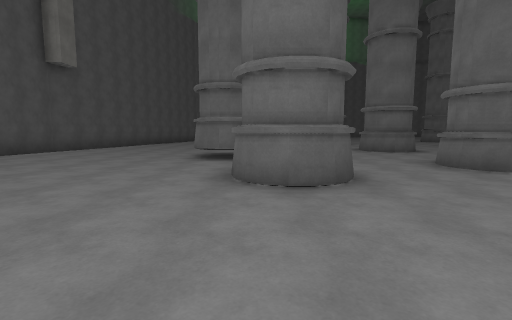
view 1 (above)

16 first-person views from a walk through a Unity game level. The camera is 1.4 m above the floor, tilts 6° down and sees 85° across. The floor is counted in squares, 2 m on a side. Each view is taken from the middle of a square. On the plan, view 1 faces up. The plan holds only what a view shows up to about 9 squares ahead; the rest is blank. The place goes on beyond the plan. Surface patterns are stand-ins for the level's own textures.

view 2
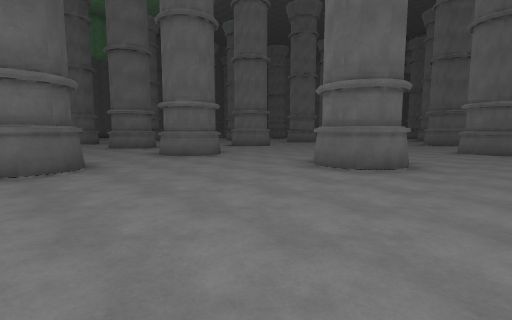

view 3
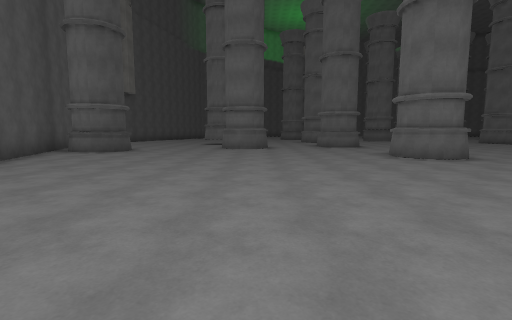

view 4
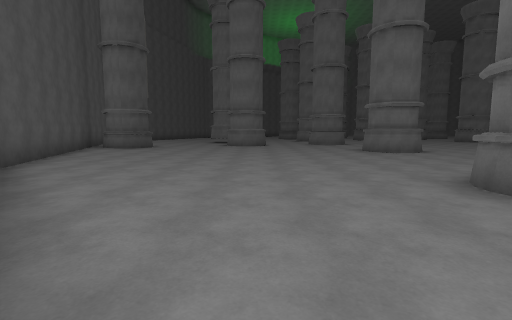

view 5
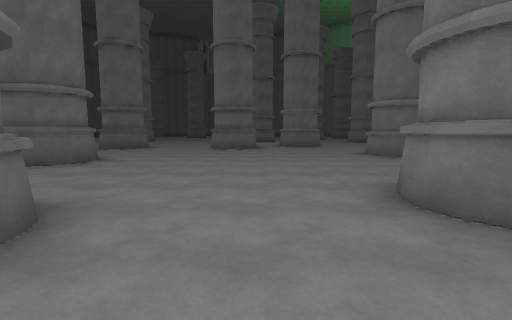

view 6
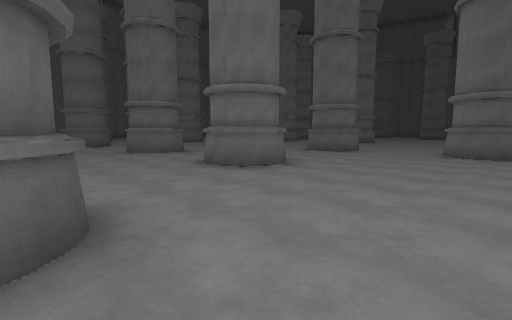

view 7
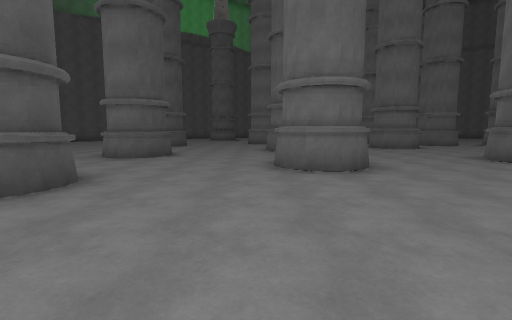

view 8
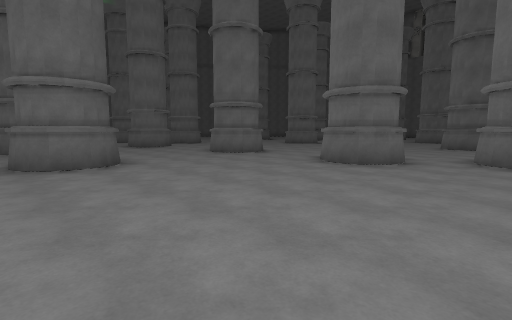

view 9
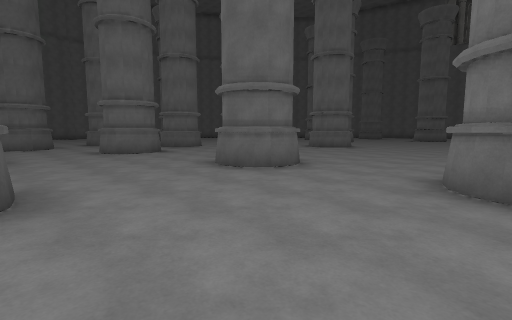

view 10
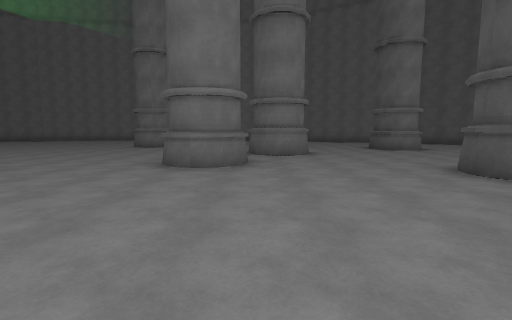

view 11
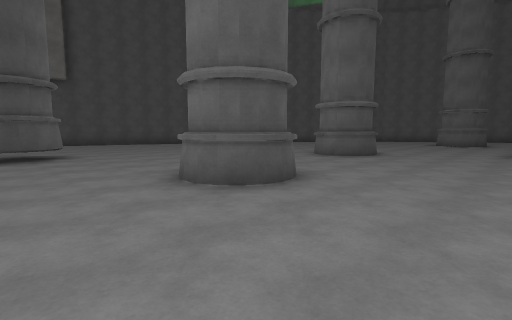

view 12
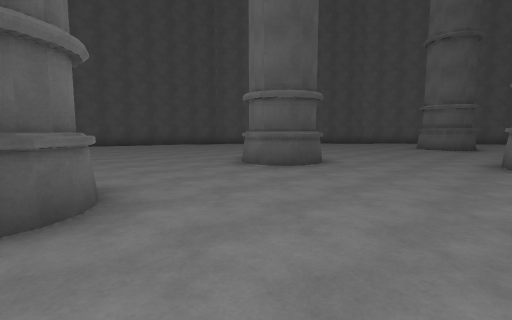

view 13
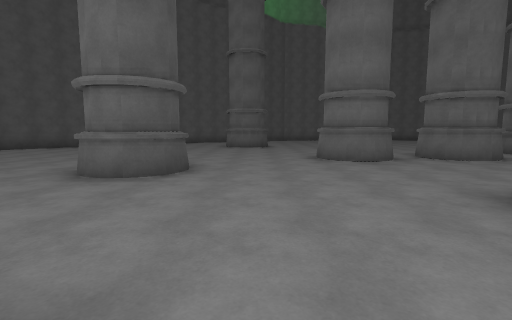

view 14
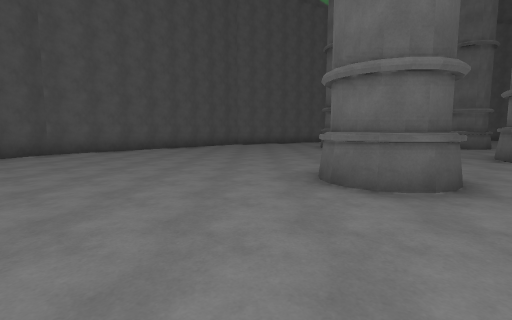

view 15
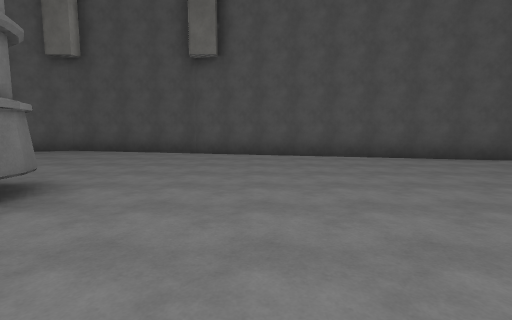

view 16
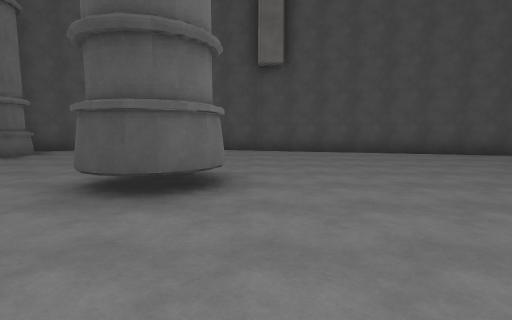

### Floor plan
Key: @ floor where view 1 was taken; # wall or solid block; . main floor; : floor 0.25 m higher than the main floor; / step, stairs or slope.
Columns run from 7 left of view 1 to 19 right of it. Each row starts with its distance up from view 1.
 20    ##....... ..
 19    #............     #
 18   ##...........# .#  #
 17   #............##.##
 16   #.................
 15  ##.......##.......
 14  #..................#
 13  #..............  ..##
 12  #..............##....
 11 ##....................
 10 #/.........##.........
  9 #/.........##........#
  8 #:....##........##...##...
  7 #:....##........##.........
  6 #:...... ..##..............
  5 #::....  ..##............
  4 ##:....##............#  .
  3  #:#.................##...
  2  ###......................
  1   #.........##........##
  0   #....@....##.........
 -1   #...............#.....
 -2   #...............#.....
 -3   ##............##  .....
 -4    #............ #  .....
 -5      ......#
 -6       .....#
 -7        ....
 -8         ..
 -9         .

Where each view was taken, in squares from view 1:
view 1: 0 up, 0 right, facing up
view 2: 2 down, 0 right, facing up-right
view 3: 7 down, 1 right, facing up
view 4: 9 down, 1 right, facing up
view 5: 3 up, 3 right, facing right
view 6: 3 up, 5 right, facing up-right
view 7: 2 up, 8 right, facing up
view 8: 1 up, 8 right, facing up-right
view 9: 4 up, 10 right, facing up-right
view 10: 5 up, 10 right, facing down
view 11: 7 up, 8 right, facing up-left
view 12: 10 up, 8 right, facing up-left
view 13: 10 up, 6 right, facing up
view 14: 11 up, 2 right, facing up
view 15: 11 up, 2 right, facing left
view 16: 9 up, 3 right, facing left
